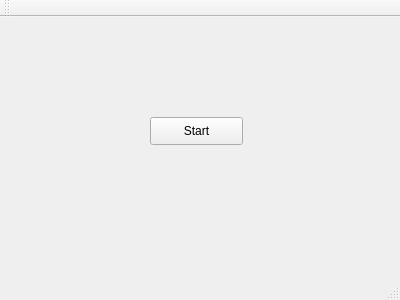
<?xml version="1.0" encoding="UTF-8"?>
<ui version="4.0">
 <class>MainWindow</class>
 <widget class="QMainWindow" name="MainWindow">
  <property name="geometry">
   <rect>
    <x>0</x>
    <y>0</y>
    <width>400</width>
    <height>300</height>
   </rect>
  </property>
  <property name="windowTitle">
   <string>MainWindow</string>
  </property>
  <widget class="QWidget" name="centralWidget">
   <widget class="QPushButton" name="pushButton">
    <property name="geometry">
     <rect>
      <x>150</x>
      <y>100</y>
      <width>93</width>
      <height>28</height>
     </rect>
    </property>
    <property name="text">
     <string>Start</string>
    </property>
   </widget>
  </widget>
  <widget class="QMenuBar" name="menuBar">
   <property name="geometry">
    <rect>
     <x>0</x>
     <y>0</y>
     <width>400</width>
     <height>26</height>
    </rect>
   </property>
  </widget>
  <widget class="QToolBar" name="mainToolBar">
   <attribute name="toolBarArea">
    <enum>TopToolBarArea</enum>
   </attribute>
   <attribute name="toolBarBreak">
    <bool>false</bool>
   </attribute>
  </widget>
  <widget class="QStatusBar" name="statusBar"/>
 </widget>
 <layoutdefault spacing="6" margin="11"/>
 <resources/>
 <connections/>
</ui>
